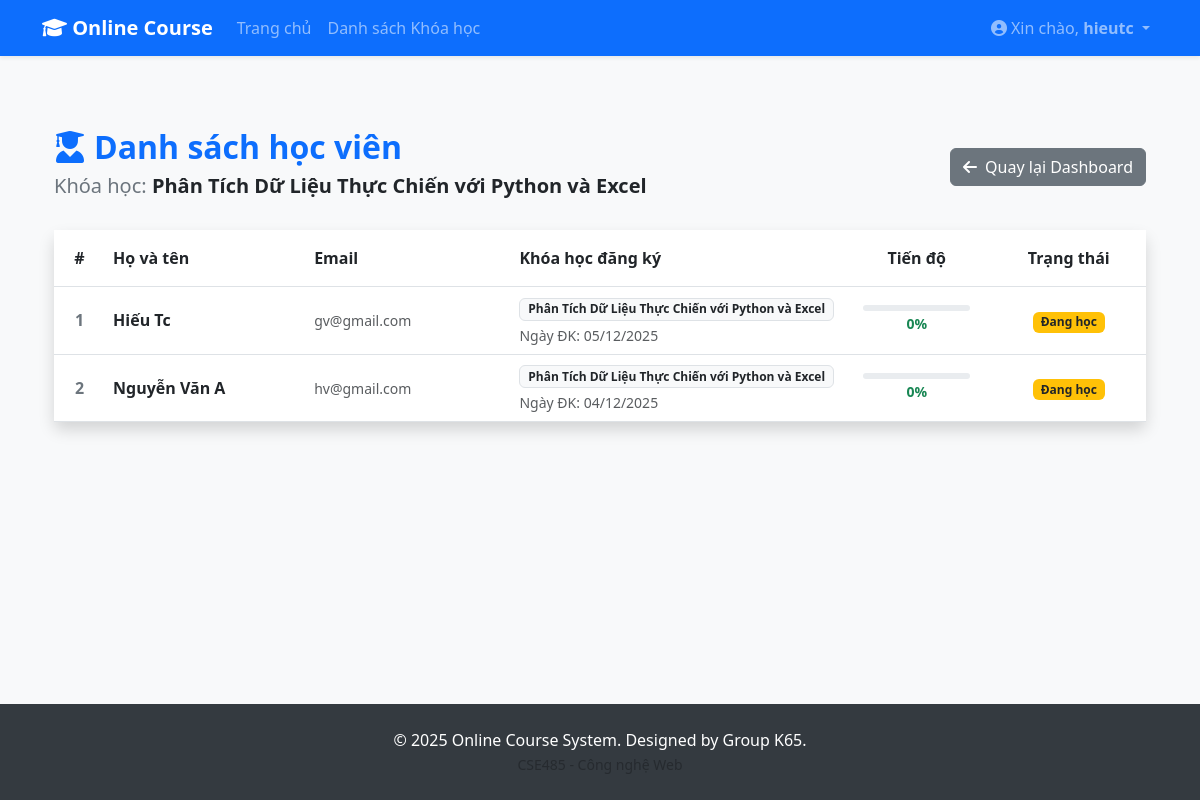
Page /index.php?controller=instructor&action=students&course_id=2 (signed in) on the committed database.
### tables this page shows
CREATE TABLE `courses` (
  `id` int(11) NOT NULL,
  `title` varchar(255) NOT NULL,
  `description` text DEFAULT NULL,
  `instructor_id` int(11) DEFAULT NULL,
  `category_id` int(11) DEFAULT NULL,
  `price` decimal(10,2) DEFAULT 0.00,
  `duration_weeks` int(11) DEFAULT NULL,
  `level` varchar(50) DEFAULT NULL COMMENT 'Beginner, Intermediate, Advanced',
  `image` varchar(255) DEFAULT NULL,
  `created_at` datetime DEFAULT current_timestamp(),
  `updated_at` datetime DEFAULT current_timestamp() ON UPDATE current_timestamp(),
  `status` varchar(20) DEFAULT 'pending'
);

CREATE TABLE `enrollments` (
  `id` int(11) NOT NULL,
  `course_id` int(11) DEFAULT NULL,
  `student_id` int(11) DEFAULT NULL,
  `enrolled_date` datetime DEFAULT current_timestamp(),
  `status` varchar(50) DEFAULT 'active' COMMENT 'active, completed, dropped',
  `progress` int(11) DEFAULT 0
);

CREATE TABLE `users` (
  `id` int(11) NOT NULL,
  `username` varchar(255) NOT NULL,
  `email` varchar(255) NOT NULL,
  `password` varchar(255) NOT NULL,
  `fullname` varchar(255) DEFAULT NULL,
  `role` int(11) DEFAULT 0 COMMENT '0: Student, 1: Instructor, 2: Admin',
  `created_at` datetime DEFAULT current_timestamp()
);

### controllers/InstructorController.php (called while the page is built, shortened)
<?php
require_once 'config/Database.php';
require_once 'models/Course.php';
require_once 'models/Enrollment.php';
class InstructorController {
    private $courseModel;
    private $enrollmentModel;
    public function __construct() {
        $database = new Database();
        $this->db = $database->connect();
        $this->courseModel = new Course($this->db);
        $this->enrollmentModel = new Enrollment($this->db);
    }
    public function students() {
        $course_id = $_GET['course_id'];
        $course = $this->courseModel->getCourseById($course_id);
        $students = $this->enrollmentModel->getStudentsByCourseId($course_id);
        $course_title = $course['title'];
        include 'views/instructor/students/list.php';
    }
}
?>

### config/Database.php (called while the page is built, shortened)
<?php
class Database {
    private $host = 'localhost';
    private $db_name = 'onlinecourse';
    private $username = 'root';
    private $password = '';
    private $port = '3306';
    public function connect() {
        $this->conn = null;
        try {
            $dsn = "mysql:host=" . $this->host . ";port=" . $this->port . ";dbname=" . $this->db_name . ";charset=utf8mb4";
            $this->conn = new PDO($dsn, $this->username, $this->password);
            $this->conn->setAttribute(PDO::ATTR_ERRMODE, PDO::ERRMODE_EXCEPTION);
            $this->conn->setAttribute(PDO::ATTR_DEFAULT_FETCH_MODE, PDO::FETCH_ASSOC);
        } catch(PDOException $e) {
            echo "Lỗi kết nối: " . $e->getMessage();
        }
        return $this->conn;
    }
}
?>

### models/Course.php (called while the page is built, shortened)
<?php
class Course {
    private $conn;
    private $table = 'courses';
    public function __construct($db) {
        $this->conn = $db;
    }
    public function getCourseById($id) {
        $query = "SELECT c.*, u.fullname as instructor_name, cat.name as category_name
                  FROM " . $this->table . " c
                  LEFT JOIN users u ON c.instructor_id = u.id
                  LEFT JOIN categories cat ON c.category_id = cat.id
                  WHERE c.id = :id LIMIT 1";
        $stmt = $this->conn->prepare($query);
        $stmt->bindParam(':id', $id);
        $stmt->execute();
        return $stmt->fetch(PDO::FETCH_ASSOC);
    }
}
?>

### models/Enrollment.php (called while the page is built, shortened)
<?php
class Enrollment {
    private $conn;
    private $table = 'enrollments';
    public function __construct($db) {
        $this->conn = $db;
    }
    public function getStudentsByCourseId($course_id) {
        $query = "SELECT e.*, u.fullname, u.email, c.title as course_title
                  FROM " . $this->table . " e
                  JOIN users u ON e.student_id = u.id
                  JOIN courses c ON e.course_id = c.id
                  WHERE e.course_id = :course_id
                  ORDER BY e.enrolled_date DESC";
        $stmt = $this->conn->prepare($query);
        $stmt->bindParam(':course_id', $course_id);
        $stmt->execute();
        return $stmt->fetchAll(PDO::FETCH_ASSOC);
    }
}
?>

### views/instructor/students/list.php (the view, shortened to what this page needs)
<?php include 'views/layouts/header.php'; ?>
<div class="container mt-5 mb-5">
    <div class="d-flex justify-content-between align-items-center mb-4">
    <div>
        <h2 class="fw-bold text-primary"><i class="fas fa-user-graduate me-2"></i>Danh sách học viên</h2>
        <h5 class="text-secondary mt-2">Khóa học: <strong class="text-dark"><?php echo htmlspecialchars($course_title); ?></strong></h5>
    </div>
    <a href="index.php?controller=instructor&action=dashboard" class="btn btn-secondary">
        <i class="fas fa-arrow-left me-2"></i>Quay lại Dashboard
    </a>
</div>
    <div class="card shadow border-0">
        <div class="card-body p-0">
                <table class="table table-hover align-middle mb-0">
                    <thead class="bg-light">
                        <tr>
                            <th width="5%" class="text-center py-3">#</th>
                            <th width="20%" class="py-3">Họ và tên</th>
                            <th width="20%" class="py-3">Email</th>
                            <th width="25%" class="py-3">Khóa học đăng ký</th>
                            <th width="15%" class="py-3 text-center">Tiến độ</th>
                            <th width="15%" class="py-3 text-center">Trạng thái</th>
                        </tr>
                    </thead>
                    <tbody>
                        <?php if (empty($students)): ?>
                            <tr><td colspan="6" class="text-center py-5 text-muted">Chưa có học viên nào đăng ký khóa học của bạn.</td></tr>
                        <?php else: ?>
                            <?php foreach ($students as $index => $stu): ?>
                            <tr>
                                <td class="text-center fw-bold text-secondary"><?php echo $index + 1; ?></td>
                                <td>
                                    <div class="fw-bold text-dark"><?php echo htmlspecialchars($stu['fullname']); ?></div>
                                </td>
                                <td>
                                    <span class="text-muted small"><?php echo htmlspecialchars($stu['email']); ?></span>
                                </td>
                                <td>
                                    <span class="badge bg-light text-dark border">
                                        <?php echo htmlspecialchars($stu['course_title']); ?>
                                    </span>
                                    <div class="small text-muted mt-1">
                                        Ngày ĐK: <?php echo date('d/m/Y', strtotime($stu['enrolled_date'])); ?>
                                    </div>
                                </td>
                                <td class="text-center">
                                    <div class="progress" style="height: 6px; width: 80%; margin: 0 auto;">
                                    </div>
                                    <small class="text-success fw-bold"><?php echo $stu['progress']; ?>%</small>
                                </td>
                                <td class="text-center">
                                    <?php if ($stu['status'] == 'completed'): ?>
                                        <span class="badge bg-success"><i class="fas fa-check-circle me-1"></i>Hoàn thành</span>
                                    <?php elseif ($stu['status'] == 'dropped'): ?>
                                        <span class="badge bg-danger">Đã hủy</span>
                                    <?php else: ?>
                                        <span class="badge bg-warning text-dark">Đang học</span>
                                    <?php endif; ?>
                                </td>
                            </tr>
                            <?php endforeach; ?>
                        <?php endif; ?>
                    </tbody>
                </table>
        </div>
    </div>
</div>
<?php include 'views/layouts/footer.php'; ?>

### assets/css/style.css (style rules this page uses)
body { display: flex; flex-direction: column; min-height: 100vh; background-color: #f8f9fa; }

### rows in the picture
courses: title "Phân Tích Dữ Liệu Thực Chiến với Python và Excel"
enrollments: student.fullname "Hiếu Tc", student.email "gv@gmail.com", course.title "Phân Tích Dữ Liệu Thực Chiến với Python và Excel", enrolled_date "05/12/2025", progress "0", status "Đang học"
enrollments: student.fullname "Nguyễn Văn A", student.email "hv@gmail.com", course.title "Phân Tích Dữ Liệu Thực Chiến với Python và Excel", enrolled_date "04/12/2025", progress "0", status "Đang học"

### other values in the picture
$_SESSION['username'] "hieutc"
